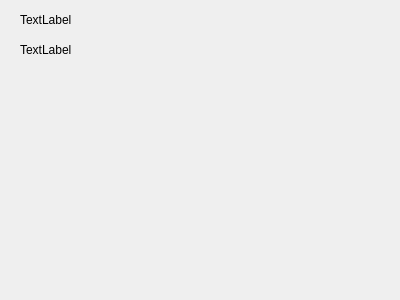
<?xml version="1.0" encoding="UTF-8"?>
<ui version="4.0">
 <class>DeviceInfoWidget</class>
 <widget class="QWidget" name="DeviceInfoWidget">
  <property name="geometry">
   <rect>
    <x>0</x>
    <y>0</y>
    <width>400</width>
    <height>300</height>
   </rect>
  </property>
  <property name="windowTitle">
   <string>Form</string>
  </property>
  <widget class="QLabel" name="deviceString">
   <property name="geometry">
    <rect>
     <x>20</x>
     <y>10</y>
     <width>361</width>
     <height>20</height>
    </rect>
   </property>
   <property name="text">
    <string>TextLabel</string>
   </property>
  </widget>
  <widget class="QLabel" name="gameString">
   <property name="geometry">
    <rect>
     <x>20</x>
     <y>40</y>
     <width>361</width>
     <height>20</height>
    </rect>
   </property>
   <property name="text">
    <string>TextLabel</string>
   </property>
  </widget>
 </widget>
 <resources/>
 <connections/>
</ui>
